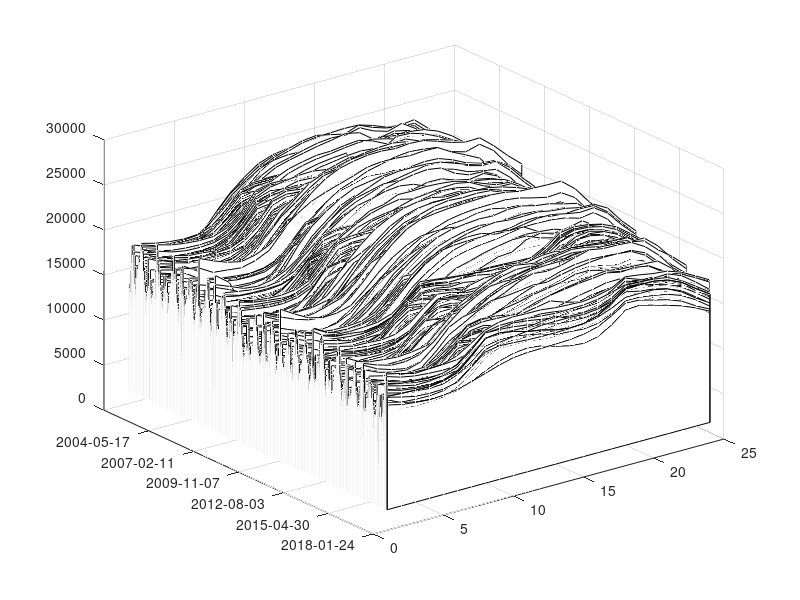
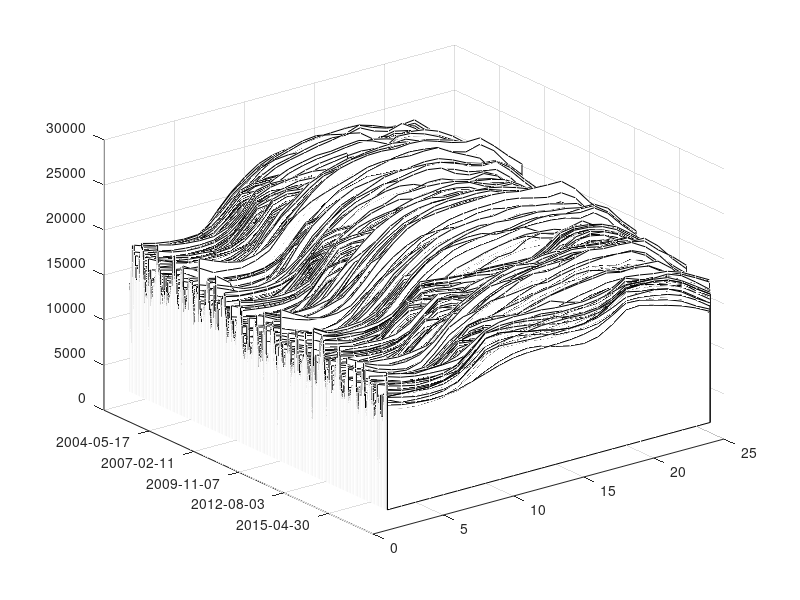
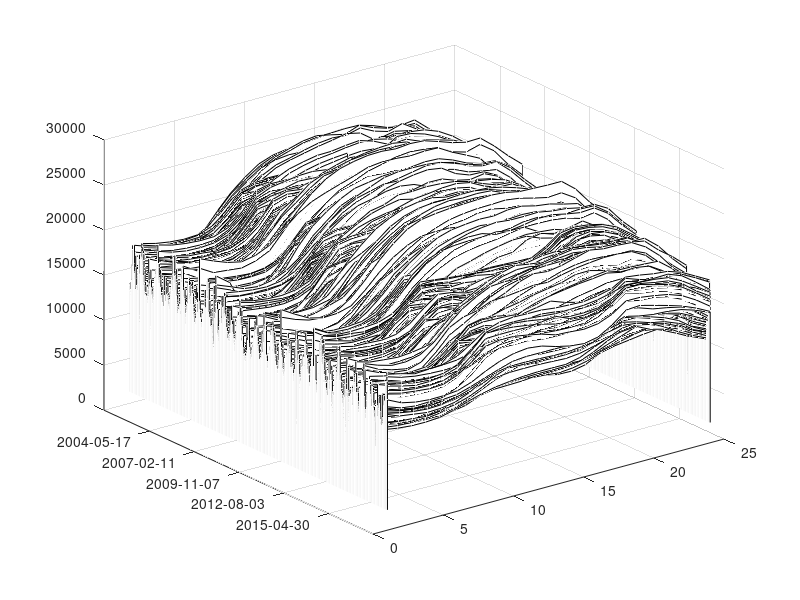
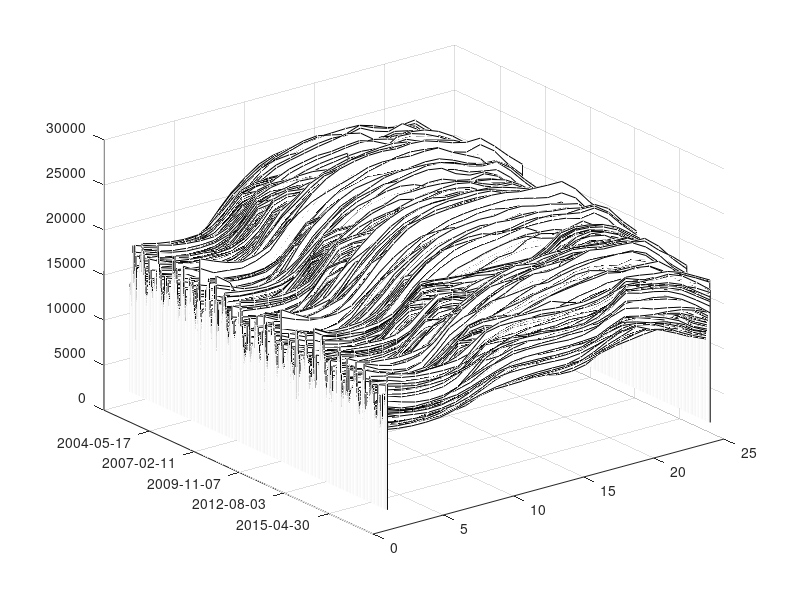

MATLAB code to generate these figures, in order: (Note: a time limit stopped this script after it produced the figures.)
clear; clc;

Z = double(cell2mat(struct2cell(load('data/z_values.mat'))));
Y = cell2mat(struct2cell(load('data/x_values.mat')));

% Flip both so the most recent data is at the top
Z = flipud(Z);
Y = flipud(Y);

% Animate the plot panning into view
for i=0:5:length(Y)
    h = waterfall(Z);
    ax = gca;
    set(h, 'EdgeColor', 'k');
    ticks = 1:1000:size(Y);
    % <= 2016a
    set(gca, 'YTick', ticks);
    set(gca, 'YTickLabel', Y(ticks, :));
    % >= 2016b
    %yticks(ticks);
    %yticklabels(Y(ticks));
    %xticks([1,6,12,18,24]);
    set(gca, 'YLim', get(gca, 'YLim')+i);
    filename = sprintf('shots/img%04d.png', length(Y)-i);
    saveas(h, filename);
    disp(i)
end
